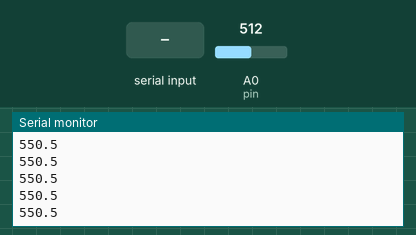
Simulated run of this sketch. Board: Arduino Uno, built with avr-gcc and run on an emulated ATmega328P. Parts: the last lines printed to the serial monitor. Inputs (shaded band) come from the test bench; at power-on: A0 (pin) = 512.

Above: at 1.2 s.
1.3 s: A0 (pin) set to 716
At 1.41 s:
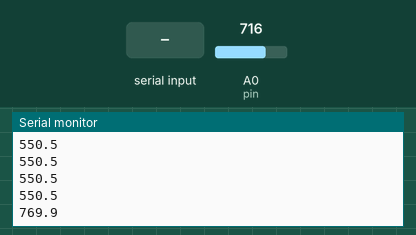
2.8 s: "1" received over the second serial link
At 2.98 s:
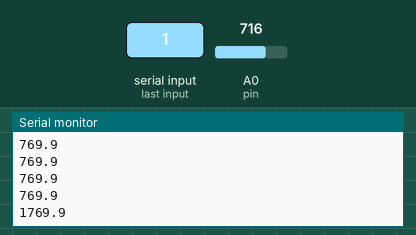
4.3 s: "0" received over the second serial link
At 4.5 s:
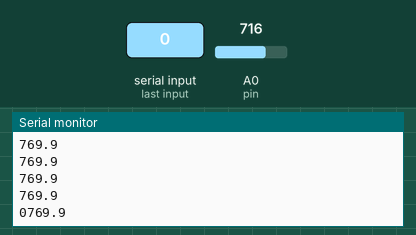
5.8 s: A0 (pin) set to 900
At 5.85 s:
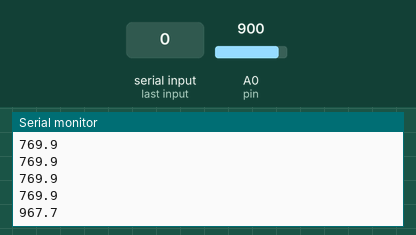
Timing chart, 0 to 8.3 s (numbered marks = the images above; inputs shaded):
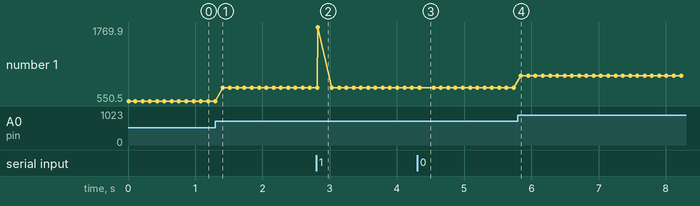

Measured:
- after the input at 1.3 s, the serial monitor: prints a new line after 0.11 s (image 1)
- after the input at 2.8 s, the serial monitor: prints a new line at once (image 2)
- after the input at 4.3 s, the serial monitor: prints a new line at once (image 3)
- after the input at 5.8 s, the serial monitor: prints a new line at once (image 4)
- plotted number 1: 550.5 → 769.9 after the input at 1.3 s, 769.9 → 967.7 after the input at 5.8 s

The sketch:

HardwareEndCode.ino
```cpp
#include <SoftwareSerial.h>   // Import library
// Define pins of the BLE module
SoftwareSerial BT(8, 9); // HC-05 TX to UNO-D8 port; HC-05 RX to UNO-D9 port
char val;  // Store the received data
int pin = A0;
void setup() {
     analogReference(INTERNAL);
       Serial.begin(9600);
       Serial.println("BT is ready!");
       // Baud rate 38400 for HC-06
       BT.begin(9600);
}
void loop() {
       // Send the data received by the serial monitor to the BLE module
       int sensorValue = analogRead(pin);
     float voltage= sensorValue * (1.1 / 1023.0) * 1000;
//     Serial.println(voltage, DEC);
       //if (Serial.available()) {
//              val = Serial.read();
//              Serial.println(voltage DEC);
              Serial.println(voltage,1);
              //val = 'A';
              BT.print(voltage);
              BT.print(';');
       //}
       // Send the data received by the BLE module to the serial monitor
       if (BT.available()) {
              val = BT.read();
              Serial.print(val);

       }
                     delay(100);
}
```
